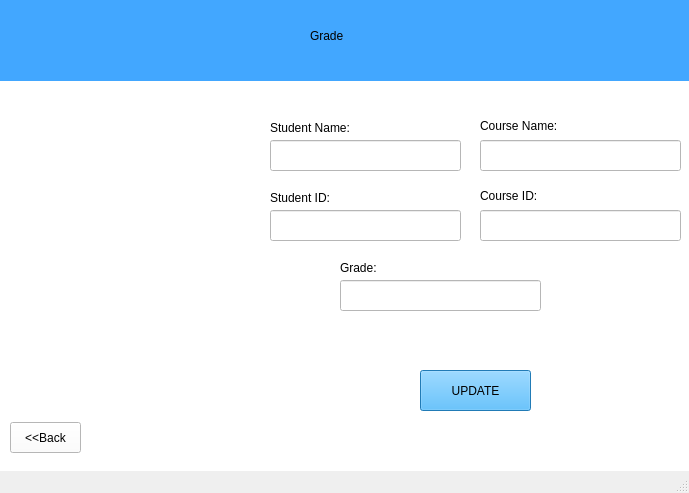
<?xml version="1.0" encoding="UTF-8"?>
<ui version="4.0">
 <class>PassedCourse</class>
 <widget class="QMainWindow" name="PassedCourse">
  <property name="geometry">
   <rect>
    <x>0</x>
    <y>0</y>
    <width>689</width>
    <height>493</height>
   </rect>
  </property>
  <property name="windowTitle">
   <string>MainWindow</string>
  </property>
  <widget class="QWidget" name="centralwidget">
   <widget class="QWidget" name="LoginPage" native="true">
    <property name="enabled">
     <bool>true</bool>
    </property>
    <property name="geometry">
     <rect>
      <x>0</x>
      <y>0</y>
      <width>691</width>
      <height>471</height>
     </rect>
    </property>
    <property name="autoFillBackground">
     <bool>false</bool>
    </property>
    <property name="styleSheet">
     <string notr="true">background-color: rgb(255, 255, 255);</string>
    </property>
    <property name="inputMethodHints">
     <set>Qt::ImhNone</set>
    </property>
    <widget class="QPushButton" name="Updatebtn">
     <property name="geometry">
      <rect>
       <x>420</x>
       <y>370</y>
       <width>111</width>
       <height>41</height>
      </rect>
     </property>
     <property name="styleSheet">
      <string notr="true">background-color: rgb(46, 172, 255);
font: 87 11pt &quot;Arial Black&quot;;</string>
     </property>
     <property name="text">
      <string>UPDATE</string>
     </property>
    </widget>
    <widget class="QLineEdit" name="StudentIDLine">
     <property name="geometry">
      <rect>
       <x>270</x>
       <y>210</y>
       <width>191</width>
       <height>31</height>
      </rect>
     </property>
     <property name="styleSheet">
      <string notr="true">border-color: rgb(0, 0, 0);</string>
     </property>
    </widget>
    <widget class="QLineEdit" name="StudentnameLine">
     <property name="geometry">
      <rect>
       <x>270</x>
       <y>140</y>
       <width>191</width>
       <height>31</height>
      </rect>
     </property>
     <property name="styleSheet">
      <string notr="true">border-color: rgb(0, 0, 0);</string>
     </property>
    </widget>
    <widget class="QLabel" name="CourseNamelabel">
     <property name="geometry">
      <rect>
       <x>270</x>
       <y>120</y>
       <width>121</width>
       <height>16</height>
      </rect>
     </property>
     <property name="styleSheet">
      <string notr="true">font: 63 14pt &quot;Sitka Display Semibold&quot;;</string>
     </property>
     <property name="text">
      <string>Student Name:</string>
     </property>
    </widget>
    <widget class="QLabel" name="IDlabel">
     <property name="geometry">
      <rect>
       <x>270</x>
       <y>190</y>
       <width>101</width>
       <height>16</height>
      </rect>
     </property>
     <property name="styleSheet">
      <string notr="true">font: 63 14pt &quot;Sitka Display Semibold&quot;;</string>
     </property>
     <property name="text">
      <string>Student ID:</string>
     </property>
    </widget>
    <widget class="QWidget" name="widget_2" native="true">
     <property name="geometry">
      <rect>
       <x>0</x>
       <y>0</y>
       <width>691</width>
       <height>81</height>
      </rect>
     </property>
     <property name="styleSheet">
      <string notr="true">background-color: rgb(66, 167, 255);</string>
     </property>
     <widget class="QLabel" name="label">
      <property name="geometry">
       <rect>
        <x>310</x>
        <y>20</y>
        <width>121</width>
        <height>31</height>
       </rect>
      </property>
      <property name="styleSheet">
       <string notr="true">font: 63 14pt &quot;Sitka Display Semibold&quot;;
background-color: rgb(66, 167, 255);
</string>
      </property>
      <property name="text">
       <string>Grade</string>
      </property>
     </widget>
    </widget>
    <widget class="QLabel" name="PreReqNameLabel">
     <property name="geometry">
      <rect>
       <x>480</x>
       <y>110</y>
       <width>171</width>
       <height>31</height>
      </rect>
     </property>
     <property name="styleSheet">
      <string notr="true">font: 63 14pt &quot;Sitka Display Semibold&quot;;</string>
     </property>
     <property name="text">
      <string>Course Name:</string>
     </property>
    </widget>
    <widget class="QLineEdit" name="CourseNameLine">
     <property name="geometry">
      <rect>
       <x>480</x>
       <y>140</y>
       <width>201</width>
       <height>31</height>
      </rect>
     </property>
     <property name="styleSheet">
      <string notr="true">border-color: rgb(0, 0, 0);</string>
     </property>
    </widget>
    <widget class="QLabel" name="PreReqIDlabel">
     <property name="geometry">
      <rect>
       <x>480</x>
       <y>180</y>
       <width>171</width>
       <height>31</height>
      </rect>
     </property>
     <property name="styleSheet">
      <string notr="true">font: 63 14pt &quot;Sitka Display Semibold&quot;;</string>
     </property>
     <property name="text">
      <string>Course ID:</string>
     </property>
    </widget>
    <widget class="QLineEdit" name="CourseIDLine">
     <property name="geometry">
      <rect>
       <x>480</x>
       <y>210</y>
       <width>201</width>
       <height>31</height>
      </rect>
     </property>
     <property name="styleSheet">
      <string notr="true">border-color: rgb(0, 0, 0);</string>
     </property>
    </widget>
    <widget class="QLabel" name="IDlabel_2">
     <property name="geometry">
      <rect>
       <x>340</x>
       <y>260</y>
       <width>101</width>
       <height>16</height>
      </rect>
     </property>
     <property name="styleSheet">
      <string notr="true">font: 63 14pt &quot;Sitka Display Semibold&quot;;</string>
     </property>
     <property name="text">
      <string>Grade:</string>
     </property>
    </widget>
    <widget class="QLineEdit" name="GradeLine">
     <property name="geometry">
      <rect>
       <x>340</x>
       <y>280</y>
       <width>201</width>
       <height>31</height>
      </rect>
     </property>
     <property name="styleSheet">
      <string notr="true">border-color: rgb(0, 0, 0);</string>
     </property>
    </widget>
    <widget class="QLabel" name="Message">
     <property name="geometry">
      <rect>
       <x>270</x>
       <y>320</y>
       <width>381</width>
       <height>31</height>
      </rect>
     </property>
     <property name="text">
      <string/>
     </property>
    </widget>
    <widget class="QPushButton" name="back">
     <property name="geometry">
      <rect>
       <x>10</x>
       <y>422</y>
       <width>71</width>
       <height>31</height>
      </rect>
     </property>
     <property name="text">
      <string>&lt;&lt;Back</string>
     </property>
    </widget>
    <widget class="QLabel" name="label_2">
     <property name="geometry">
      <rect>
       <x>20</x>
       <y>130</y>
       <width>221</width>
       <height>251</height>
      </rect>
     </property>
     <property name="text">
      <string/>
     </property>
     <property name="pixmap">
      <pixmap>C:/Users/dell/Downloads/Umt_logo.png</pixmap>
     </property>
     <property name="scaledContents">
      <bool>true</bool>
     </property>
    </widget>
    <zorder>widget_2</zorder>
    <zorder>Updatebtn</zorder>
    <zorder>StudentIDLine</zorder>
    <zorder>StudentnameLine</zorder>
    <zorder>CourseNamelabel</zorder>
    <zorder>IDlabel</zorder>
    <zorder>PreReqNameLabel</zorder>
    <zorder>CourseNameLine</zorder>
    <zorder>PreReqIDlabel</zorder>
    <zorder>CourseIDLine</zorder>
    <zorder>IDlabel_2</zorder>
    <zorder>GradeLine</zorder>
    <zorder>Message</zorder>
    <zorder>back</zorder>
    <zorder>label_2</zorder>
   </widget>
  </widget>
  <widget class="QMenuBar" name="menubar">
   <property name="geometry">
    <rect>
     <x>0</x>
     <y>0</y>
     <width>689</width>
     <height>21</height>
    </rect>
   </property>
  </widget>
  <widget class="QStatusBar" name="statusbar"/>
 </widget>
 <resources/>
 <connections/>
</ui>
